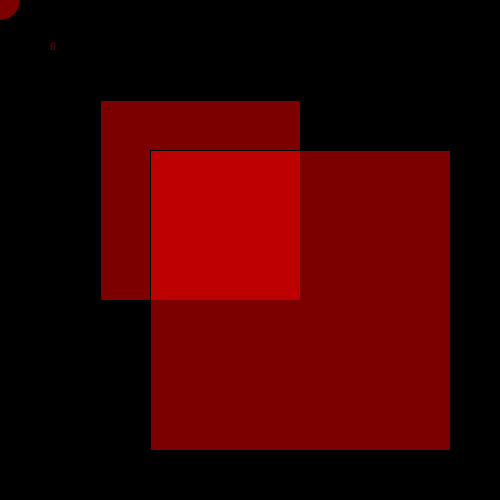
Frame 1 (no input)
Frame 60 (the mouse pressed at the canvas centre just before this capture): identical to frame 1, image omitted
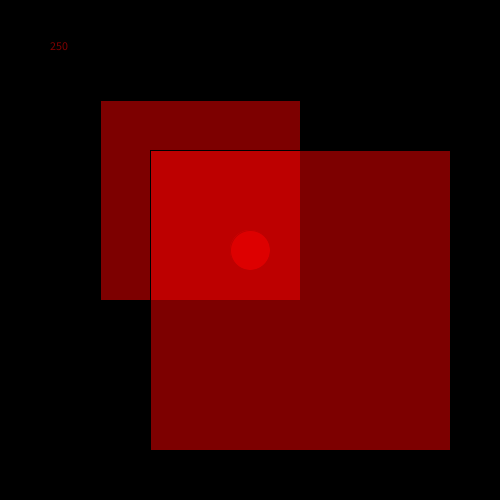
Frame 120 (the mouse held since frame 60 and released just before this capture)

The Processing sketch that drew these frames (run headless with seeded random() and noise(); from frame 60 on, the mouse is pressed at the canvas centre):

// Processing sketch: demo
// ── demo.pde
void setup() {
  size(500,500);
}

void draw() {
  background(0);
  fill(255,0,0,125);
  ellipse(mouseX,mouseY,40,40);
  //fill(100,100,80); 
  rect(100,100,200,200);
  //fill(255,255,0,200);
  rect(150,150,300,300);
  
  text(mouseX,50,50);
}
